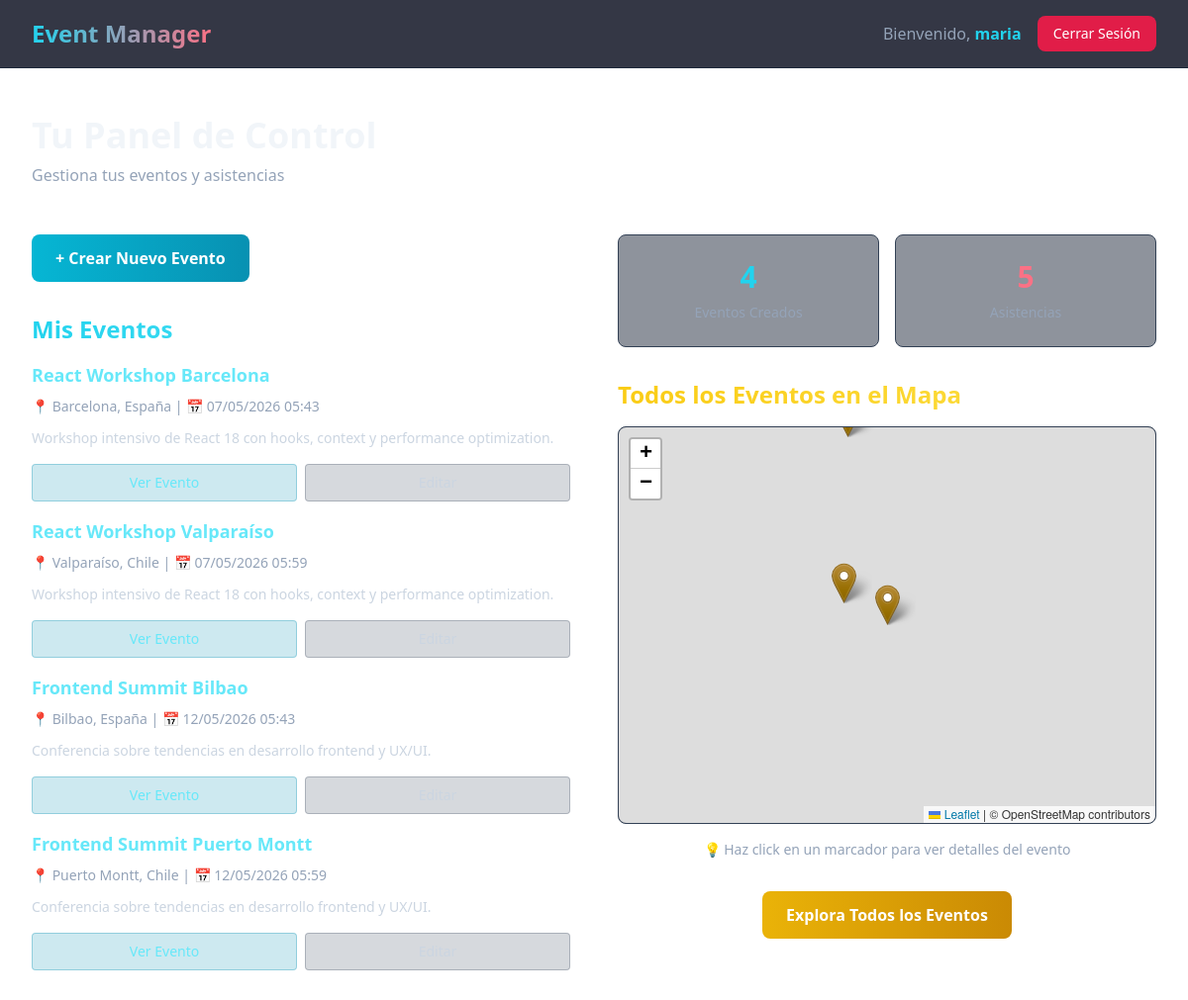
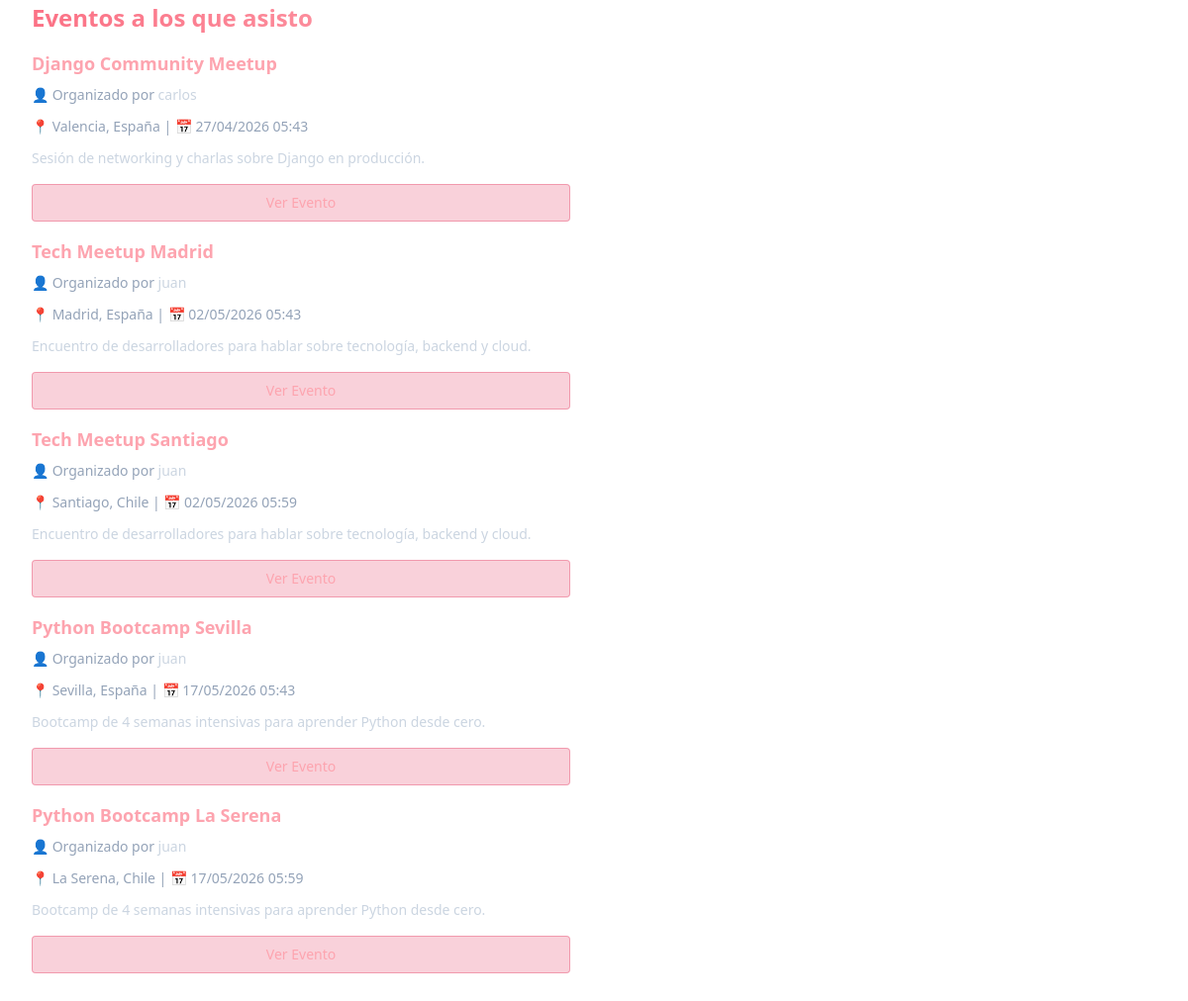
/ (signed in), run on the app's committed database (2 pictures, top to bottom).
### events/models.py (models this page shows, shortened)
class Event(models.Model):
    id = models.UUIDField(primary_key=True, default=uuid.uuid4, editable=False)
    title = models.CharField(max_length=255)
    description = models.TextField()
    date = models.DateTimeField()
    location = models.CharField(max_length=255)
    latitude = models.DecimalField(max_digits=9, decimal_places=6, null=True, blank=True)
    longitude = models.DecimalField(max_digits=9, decimal_places=6, null=True, blank=True)
    creator = models.ForeignKey(User, on_delete=models.CASCADE, related_name='created_events')

### config/views.py (the view)
# urls.py: 2. Add a URL to urlpatterns:  path('', views.home, name='home')
def home(request):
    sections = [
        {
            'title': 'Qué incluye',
            'items': [
                'CRUD de eventos y asistencias',
                'Autenticación JWT y sesión para la UI',
                'Documentación OpenAPI con Swagger y ReDoc',
            ],
        },
        {
            'title': 'Endpoints clave',
            'items': [
                'POST /api/token/',
                'GET /api/events/',
                'GET /api/schema/',
            ],
        },
        {
            'title': 'Enlaces útiles',
            'items': [
                'Swagger UI en /api/docs/',
                'ReDoc en /api/redoc/',
                'Todos los eventos en el mapa',
            ],
        },
    ]
    context = {
        'project_name': 'Event Manager',
        'tagline': 'Una API limpia para organizar eventos, asistentes y autenticación en un solo lugar.',
        'sections': sections,
    }
    if request.user.is_authenticated:
        upcoming_events = Event.objects.filter(
            attendees__user=request.user
        ).distinct().order_by('date')[:5]
        my_events = Event.objects.filter(creator=request.user).order_by('date')[:5]
        context.update({
            'user': request.user,
            'upcoming_events': upcoming_events,
            'my_events': my_events,
        })
        return render(request, 'dashboard.html', context)
    else:
        return render(request, 'home.html', context)

### templates/dashboard.html (shortened to what this page needs)
<!DOCTYPE html>
<html lang="es">
<head>
    <script src="https://cdn.tailwindcss.com"></script>
    <link rel="stylesheet" href="https://unpkg.com/leaflet@1.9.4/dist/leaflet.css" />
</head>
<body class="text-slate-100">
    <nav class="sticky top-0 z-50 bg-slate-950/80 border-b border-slate-800 backdrop-blur-md">
        <div class="max-w-7xl mx-auto px-4 sm:px-6 lg:px-8 py-4 flex items-center justify-between">
            <a href="{% url 'home' %}" class="text-2xl font-bold text-transparent bg-clip-text bg-gradient-to-r from-cyan-400 to-rose-400">
            </a>
            <div class="flex items-center gap-4">
                <span class="text-slate-400">Bienvenido, <span class="text-cyan-400 font-semibold">{{ user.username }}</span></span>
                <a href="{% url 'user_logout' %}" class="px-4 py-2 text-sm font-medium text-white bg-rose-600 hover:bg-rose-700 rounded-lg transition-colors">
                    Cerrar Sesión
                </a>
            </div>
        </div>
    </nav>
    <div class="max-w-7xl mx-auto px-4 sm:px-6 lg:px-8 py-12">
        <div class="mb-12">
            <h1 class="text-4xl font-bold mb-2">Tu Panel de Control</h1>
            <p class="text-slate-400">Gestiona tus eventos y asistencias</p>
        </div>
        <div class="grid grid-cols-1 lg:grid-cols-2 gap-12">
            <div class="space-y-8">
                <div>
                    <a href="{% url 'create_event' %}" class="inline-block px-6 py-3 font-semibold text-white rounded-lg transition-all duration-300 bg-gradient-to-r from-cyan-500 to-cyan-600 hover:from-cyan-400 hover:to-cyan-500 transform hover:scale-105 active:scale-95">
                        + Crear Nuevo Evento
                    </a>
                </div>
                <div>
                    <h2 class="text-2xl font-bold mb-4 text-transparent bg-clip-text bg-gradient-to-r from-cyan-400 to-cyan-300">
                    </h2>
                    {% if my_events %}
                        <div class="space-y-4">
                            {% for event in my_events %}
                            <div class="event-card">
                                <h3 class="text-lg font-semibold text-cyan-300 mb-2">{{ event.title }}</h3>
                                <p class="text-slate-400 text-sm mb-3">
                                    📍 {{ event.location }} | 📅 {{ event.date|date:"d/m/Y H:i" }}
                                </p>
                                <p class="text-slate-300 text-sm mb-4">{{ event.description|truncatewords:20 }}</p>
                                <div class="flex gap-2">
                                    <a href="/event/{{ event.id }}/" class="flex-1 px-3 py-2 text-center text-sm font-medium bg-cyan-600/20 text-cyan-300 border border-cyan-600/30 rounded hover:bg-cyan-600/30 transition-colors">
                                        Ver Evento
                                    </a>
                                    <a href="{% url 'edit_event' event.id %}" class="flex-1 px-3 py-2 text-center text-sm font-medium bg-slate-700/20 text-slate-300 border border-slate-600/30 rounded hover:bg-slate-700/30 transition-colors">
                                    </a>
                                </div>
                            </div>
                            {% endfor %}
                        </div>
                    {% endif %}
                </div>
                <div>
                    <h2 class="text-2xl font-bold mb-4 text-transparent bg-clip-text bg-gradient-to-r from-rose-400 to-rose-300">
                    </h2>
                    {% if upcoming_events %}
                        <div class="space-y-4">
                            {% for event in upcoming_events %}
                            <div class="event-card">
                                <h3 class="text-lg font-semibold text-rose-300 mb-2">{{ event.title }}</h3>
                                <p class="text-slate-400 text-sm mb-3">
                                    👤 Organizado por <span class="text-slate-300">{{ event.creator.username }}</span>
                                </p>
                                <p class="text-slate-400 text-sm mb-3">
                                    📍 {{ event.location }} | 📅 {{ event.date|date:"d/m/Y H:i" }}
                                </p>
                                <p class="text-slate-300 text-sm mb-4">{{ event.description|truncatewords:20 }}</p>
                                <a href="/event/{{ event.id }}/" class="block w-full px-3 py-2 text-center text-sm font-medium bg-rose-600/20 text-rose-300 border border-rose-600/30 rounded hover:bg-rose-600/30 transition-colors">
                                    Ver Evento
                                </a>
                            </div>
                            {% endfor %}
                        </div>
                    {% endif %}
                </div>
            </div>
            <div class="space-y-8">
                <div class="grid grid-cols-2 gap-4">
                    <div class="bg-slate-800/50 border border-slate-700 rounded-lg p-6 text-center">
                        <div class="text-3xl font-bold text-cyan-400">{{ my_events|length }}</div>
                        <div class="text-sm text-slate-400 mt-2">Eventos Creados</div>
                    </div>
                    <div class="bg-slate-800/50 border border-slate-700 rounded-lg p-6 text-center">
                        <div class="text-3xl font-bold text-rose-400">{{ upcoming_events|length }}</div>
                        <div class="text-sm text-slate-400 mt-2">Asistencias</div>
                    </div>
                </div>
                <div>
                    <h2 class="text-2xl font-bold mb-4 text-transparent bg-clip-text bg-gradient-to-r from-yellow-400 to-yellow-300">
                    </h2>
                    <div class="bg-slate-800/50 border border-slate-700 rounded-lg overflow-hidden">
                        <div id="map" class="map-container"></div>
                    </div>
                    <p class="text-slate-400 text-sm mt-4 text-center">
                        💡 Haz click en un marcador para ver detalles del evento
                    </p>
                </div>
                <div class="text-center">
                    <a href="/" class="inline-block px-6 py-3 font-semibold text-white rounded-lg transition-all duration-300 bg-gradient-to-r from-yellow-500 to-yellow-600 hover:from-yellow-400 hover:to-yellow-500 transform hover:scale-105 active:scale-95">
                        Explora Todos los Eventos
                    </a>
                </div>
            </div>
        </div>
    </div>
</body>
</html>

### templates/dashboard.html (style rules this page uses)
:root { --cyan: #06b6d4; --rose: #f43f5e; --gold: #fbbf24; }
body { @apply bg-gradient-to-br from-slate-950 via-slate-900 to-slate-950; }
.map-container { height: 400px; border-radius: 0.5rem; overflow: hidden; }
.event-card { @apply bg-slate-800/50 border border-slate-700 rounded-lg p-6 hover:border-cyan-500/50 transition-all duration-300; }

### data on the page
Event: title "React Workshop Barcelona", location "Barcelona, España", date "07/05/2026 05:43", description "Workshop intensivo de React 18 con hooks, context y performance optimization."
Event: title "React Workshop Valparaíso", location "Valparaíso, Chile", date "07/05/2026 05:59", description "Workshop intensivo de React 18 con hooks, context y performance optimization."
Event: title "Frontend Summit Bilbao", location "Bilbao, España", date "12/05/2026 05:43", description "Conferencia sobre tendencias en desarrollo frontend y UX/UI."
Event: title "Frontend Summit Puerto Montt", location "Puerto Montt, Chile", date "12/05/2026 05:59", description "Conferencia sobre tendencias en desarrollo frontend y UX/UI."
Event: title "Django Community Meetup", creator.username "carlos", location "Valencia, España", date "27/04/2026 05:43", description "Sesión de networking y charlas sobre Django en producción."
Event: title "Tech Meetup Madrid", creator.username "juan", location "Madrid, España", date "02/05/2026 05:43", description "Encuentro de desarrolladores para hablar sobre tecnología, backend y cloud."
Event: title "Tech Meetup Santiago", creator.username "juan", location "Santiago, Chile", date "02/05/2026 05:59", description "Encuentro de desarrolladores para hablar sobre tecnología, backend y cloud."
Event: title "Python Bootcamp Sevilla", creator.username "juan", location "Sevilla, España", date "17/05/2026 05:43", description "Bootcamp de 4 semanas intensivas para aprender Python desde cero."
Event: title "Python Bootcamp La Serena", creator.username "juan", location "La Serena, Chile", date "17/05/2026 05:59", description "Bootcamp de 4 semanas intensivas para aprender Python desde cero."

### other printed values
{{ user.username }} "maria"
